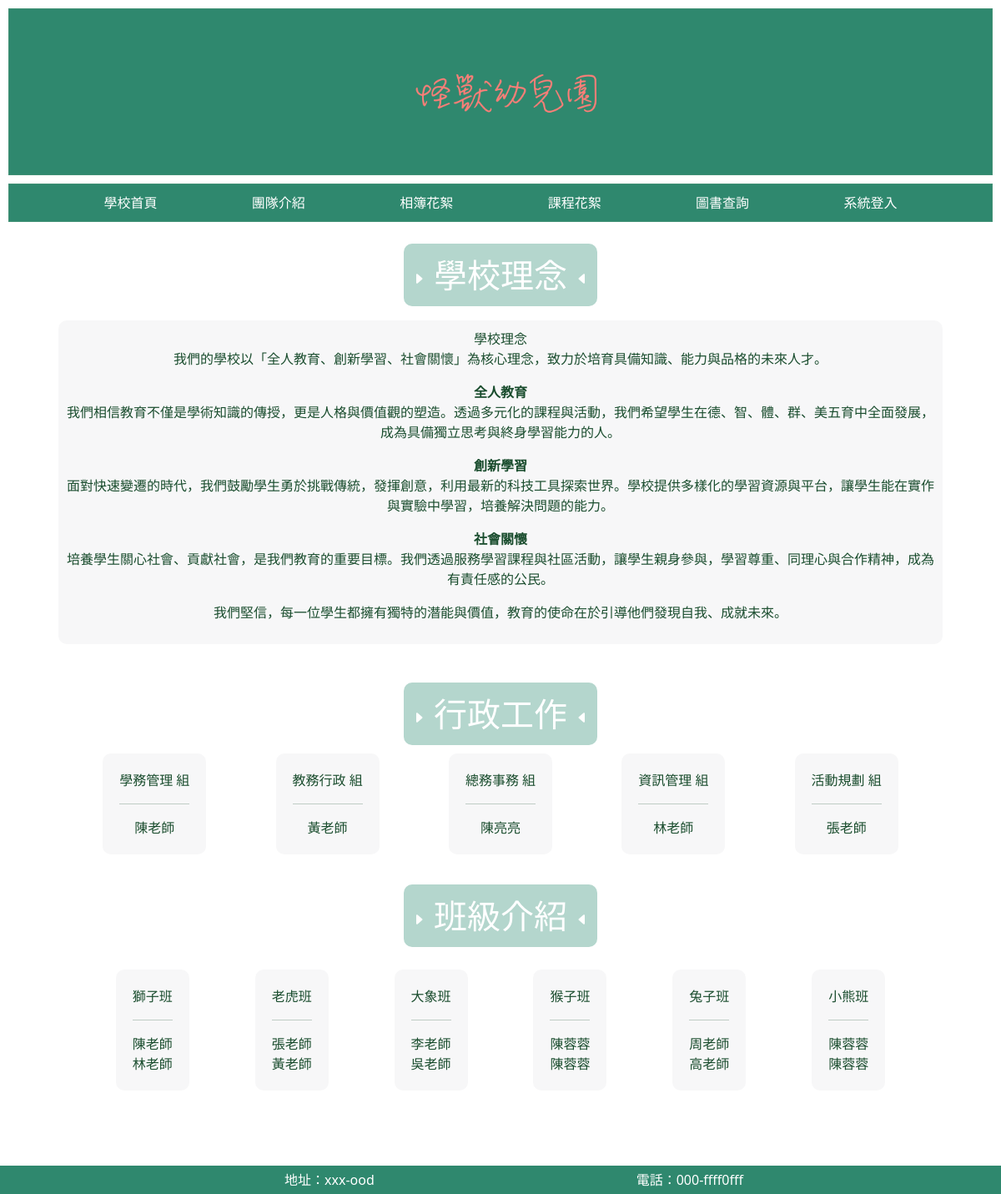
The app's page /introduce/ with its own data.
### blueprints/register/models.py (models this page shows)
class SchoolDisplay(db.Model):
    __tablename__ = "學校介紹內文"
    id : Mapped[int] = mapped_column(Integer,primary_key=True)
    title : Mapped[str] = mapped_column(String)
    content : Mapped[str] = mapped_column(String)

class StructureDisplay(db.Model):
    __tablename__  = "學校行政架構"
    id : Mapped[str] = mapped_column(Integer,primary_key=True)
    team_name : Mapped[str] = mapped_column(String)
    teacher_name : Mapped[str] = mapped_column(String)

class ClassDisplay(db.Model):
    __tablename__ = "班級介紹"
    class_name : Mapped[str] = mapped_column(String,primary_key=True)
    class_teacher1 : Mapped[str] = mapped_column(String)
    class_teacher2 : Mapped[str] = mapped_column(String)

### blueprints/introduce/route.py (the view)
@introduce.route("/")
def index():
    schoolintroduce = SchoolDisplay.query.first()
    structures = StructureDisplay.query.all()
    classes = ClassDisplay.query.all()
    return render_template("introduce.html",schoolintroduce=schoolintroduce,
                           structures=structures,classes=classes)

### blueprints/register/route.py (called while the page is built)
@register.before_app_request
def create_admin_user():
    if not UserData.query.filter_by(user_name="admin").first():
        admin = UserData(user_name="admin", user_password="admin", user_account="admin")
        db.session.add(admin)
        db.session.commit()
        print("預設管理者帳號已建立：admin / admin")

### blueprints/introduce/templates/introduce.html (shortened to what this page needs)
{% extends "base.html" %}
{% block content%}
<div class="introduce_container">
    <div class="introduce_school">
        <h1><span class="introduce_title">
            <svg xmlns="http://www.w3.org/2000/svg" width="16" height="16" fill="currentColor"
                 class="bi bi-caret-right-fill" viewBox="0 0 16 16">
                <path d="m12.14 8.753-5.482 4.796c-.646.566-1.658.106-1.658-.753V3.204a1 1 0 0 1 1.659-.753l5.48 4.796a1 1 0 0 1 0 1.506z"/>
            </svg>
            學校理念
            <svg xmlns="http://www.w3.org/2000/svg" width="16" height="16" fill="currentColor"
                 class="bi bi-caret-left-fill" viewBox="0 0 16 16">
                <path d="m3.86 8.753 5.482 4.796c.646.566 1.658.106 1.658-.753V3.204a1 1 0 0 0-1.659-.753l-5.48 4.796a1 1 0 0 0 0 1.506z"/>
            </svg></span>
        </h1>
        <div>
            {{ schoolintroduce.title | safe}}
            {{ schoolintroduce.content|safe }}
        </div>
    </div>
    <div class="introduce_teacher">
        <h1><span class="introduce_title">
            <svg xmlns="http://www.w3.org/2000/svg" width="16" height="16" fill="currentColor"
                 class="bi bi-caret-right-fill" viewBox="0 0 16 16">
                <path d="m12.14 8.753-5.482 4.796c-.646.566-1.658.106-1.658-.753V3.204a1 1 0 0 1 1.659-.753l5.48 4.796a1 1 0 0 1 0 1.506z"/>
            </svg>
            行政工作
            <svg xmlns="http://www.w3.org/2000/svg" width="16" height="16" fill="currentColor"
                 class="bi bi-caret-left-fill" viewBox="0 0 16 16">
                <path d="m3.86 8.753 5.482 4.796c.646.566 1.658.106 1.658-.753V3.204a1 1 0 0 0-1.659-.753l-5.48 4.796a1 1 0 0 0 0 1.506z"/>
            </svg></span>
        </h1>
        <ul class="introduce_teacher_items">
            {% for structure in structures %}
            <li>
                {{ structure.team_name }} 組<br>
                <hr>
                {{ structure.teacher_name }}<br>
            </li>
            {% endfor %}
        </ul>
    </div>
    <div class="introduce_class">
        <h1><span class="introduce_title">
            <svg xmlns="http://www.w3.org/2000/svg" width="16" height="16" fill="currentColor"
                 class="bi bi-caret-right-fill" viewBox="0 0 16 16">
                <path d="m12.14 8.753-5.482 4.796c-.646.566-1.658.106-1.658-.753V3.204a1 1 0 0 1 1.659-.753l5.48 4.796a1 1 0 0 1 0 1.506z"/>
            </svg>
             班級介紹
            <svg xmlns="http://www.w3.org/2000/svg" width="16" height="16" fill="currentColor"
                 class="bi bi-caret-left-fill" viewBox="0 0 16 16">
                <path d="m3.86 8.753 5.482 4.796c.646.566 1.658.106 1.658-.753V3.204a1 1 0 0 0-1.659-.753l-5.48 4.796a1 1 0 0 0 0 1.506z"/>
            </svg> </span>
        </h1>
        <ul>
            {% for classdata in classes %}
            <li>
                <ul class="introduce_class_items">
                    <li>{{ classdata.class_name }} </li><hr>
                    <li>{{ classdata.class_teacher1 }}</li>
                    <li>{{ classdata.class_teacher2 }}</li>
                </ul>
            </li>
            {% endfor %}
        </ul>
    </div>
</div>
</div>
{% endblock %}

### blueprints/static/style.css (style rules this page uses)
body, html { display: flex; flex-direction: column; height: 100vh; margin: 0; }
.introduce_container { display:flex: flex-direction: column; text-align:content; margin:10px; margin:10px; padding:10px; }
.introduce_title { color:white; text-align:center; background:#B4D6CD; border-radius:10px; padding:10px; margin:10px; }
.introduce_school { flex:1; text-align:center; color:#1A4D2E; margin:10px; padding:10px; }
.introduce_school div { margin:30px; padding:10px; color:#1A4D2E; background:#F7F7F8; border-radius:10px; }
.introduce_teacher { flex:1; text-align:center; color:#1A4D2E; margin:10px; padding:10px; }
.introduce_teacher_items { list-style:none; display:flex; flex-wrap:wrap; justify-content:space-evenly; padding:5px; margin:5px; }
.introduce_teacher_items li { border-width:1px; margin:10px; padding:20px; text-align:center; color:1A4D2E; background:#F7F7F8; border-radius:10px; }
.introduce_class { flex:1; text-align:center; color:#1A4D2E; margin:10px; padding:10px; }
.introduce_class ul { list-style:none; display:flex; justify-content:space-evenly; flex-wrap:wrap; margin:10px; padding:20px; }
.introduce_class_items { display:flex; flex-direction:column; border-width:1px; margin:10px; padding:20px; text-align:center; color:1A4D2E; background:#F7F7F8; border-radius:10px; }

### records on screen
SchoolDisplay: title "學校理念", content "我們的學校以「全人教育、創新學習、社會關懷」為核心理念，致力於培育具備知識、能力與品格的未來人才。 全人教育 我們相信教育不僅是學術知識的傳授，更是人格與價值觀的塑造。透過多元化的課程與活動，我們希望學生在德、智、體、群、美五育中全面發展，成為具備獨立思考與終身學習能力的人。 創新學習 面對快速變遷的時代，我們鼓勵學生勇於挑戰傳統，發揮創意，利用最新的科技工具探索世界。學校提供多樣化的學習資源與平台，讓學生能在實作與實驗中學習，培養解決問題的能力。 社會關懷 培養學生關心社會、貢獻社會，是我們教育的重要目標。我們透過服務學習課程與社區活動，讓學生親身參與，學習尊重、同理心與合作精神，成為有責任感的公民。 我們堅信，每一位學生都擁有獨特的潛能與價值，教育的使命在於引導他們發現自我、成就未來。"
StructureDisplay: team_name "學務管理", teacher_name "陳老師"
StructureDisplay: team_name "教務行政", teacher_name "黃老師"
StructureDisplay: team_name "總務事務", teacher_name "陳亮亮"
StructureDisplay: team_name "資訊管理", teacher_name "林老師"
StructureDisplay: team_name "活動規劃", teacher_name "張老師"
ClassDisplay: class_name "獅子班", class_teacher1 "陳老師", class_teacher2 "林老師"
ClassDisplay: class_name "老虎班", class_teacher1 "張老師", class_teacher2 "黃老師"
ClassDisplay: class_name "大象班", class_teacher1 "李老師", class_teacher2 "吳老師"
ClassDisplay: class_name "猴子班", class_teacher1 "陳蓉蓉", class_teacher2 "陳蓉蓉"
ClassDisplay: class_name "兔子班", class_teacher1 "周老師", class_teacher2 "高老師"
ClassDisplay: class_name "小熊班", class_teacher1 "陳蓉蓉", class_teacher2 "陳蓉蓉"
